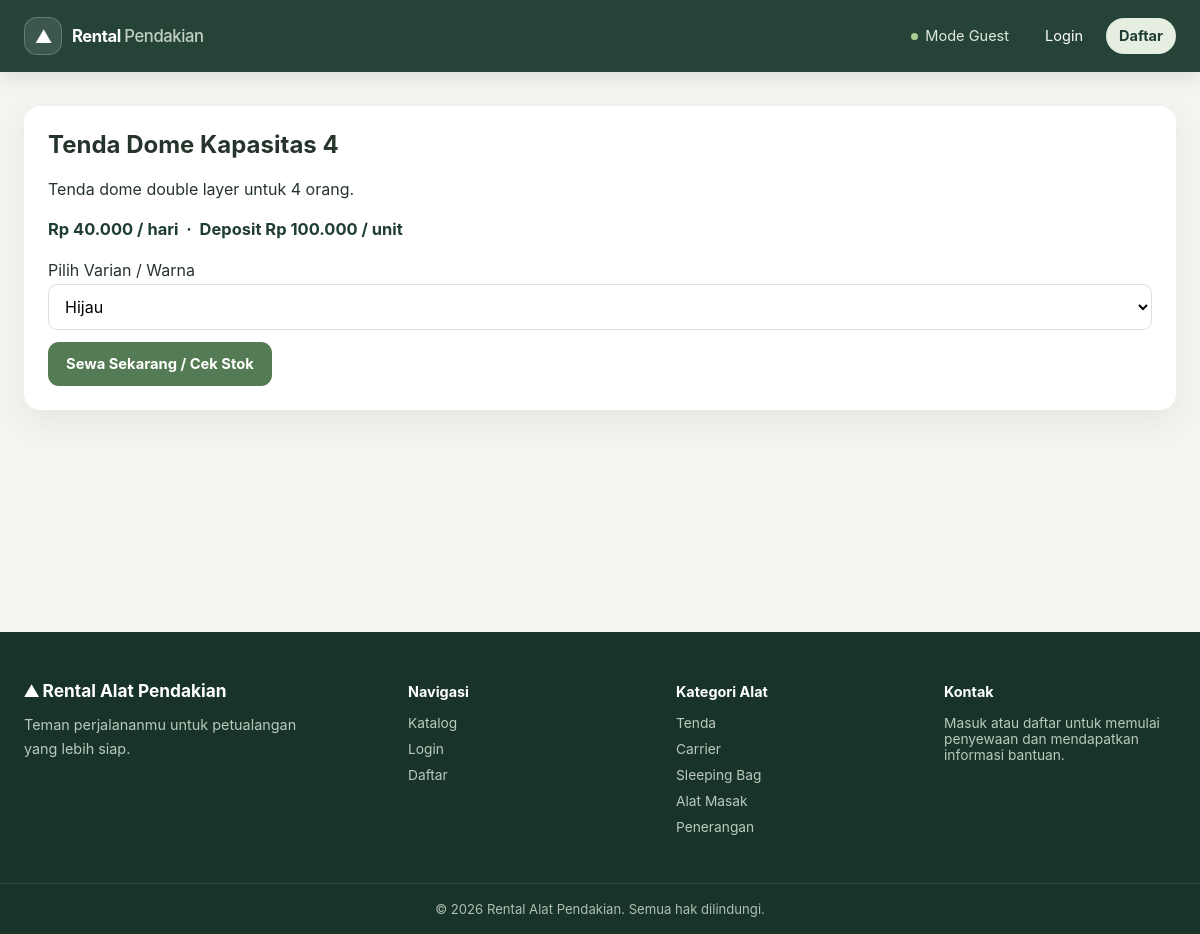
/produk.php?id=1, run on the app's committed database.
### tables this page shows
CREATE TABLE products (
  id              INT AUTO_INCREMENT PRIMARY KEY,
  category_id     INT NOT NULL,
  nama            VARCHAR(150) NOT NULL,
  deskripsi       TEXT,
  harga_per_hari  INT NOT NULL,
  deposit         INT NOT NULL DEFAULT 0,          
  gambar          VARCHAR(255),
  is_active       TINYINT(1) NOT NULL DEFAULT 1,
  created_at      TIMESTAMP DEFAULT CURRENT_TIMESTAMP,
  FOREIGN KEY (category_id) REFERENCES categories(id)
);

### includes/functions.php (called while the page is built, shortened)
<?php
function e($s){ return htmlspecialchars((string)$s, ENT_QUOTES, 'UTF-8'); }
function rp($n){ return 'Rp ' . number_format($n, 0, ',', '.'); }

### produk.php (the view, shortened to what this page needs)
<?php include 'includes/header.php';
$st = $pdo->prepare("SELECT * FROM products WHERE id=? AND is_active=1"); $st->execute([$_GET['id'] ?? 0]);
$p = $st->fetch(); if (!$p) { echo '<p>Alat tidak ditemukan.</p>'; include 'includes/footer.php'; exit; }
$v = $pdo->prepare("SELECT * FROM product_variants WHERE product_id=?"); $v->execute([$p['id']]); $varian = $v->fetchAll(); ?>
<div class="box"><h2><?= e($p['nama']) ?></h2>
<p><?= nl2br(e($p['deskripsi'])) ?></p>
<p class="price"><?= rp($p['harga_per_hari']) ?> / hari &nbsp;·&nbsp; Deposit <?= rp($p['deposit']) ?> / unit</p>
<form action="booking.php" method="get"><label>Pilih Varian / Warna</label>
<select name="vid" required><?php foreach ($varian as $x): ?><option value="<?= $x['id'] ?>"><?= e($x['nama_varian']) ?></option><?php endforeach; ?></select>
<button class="btn">Sewa Sekarang / Cek Stok</button></form></div>
<?php include 'includes/footer.php'; ?>

### assets/css/style.css (style rules this page uses)
:root { --forest: #1f3d32; --forest-deep: #183329; --green: #557b54; --green-soft: #e9f0e7; --sand: #f5f5f0; --ink: #26342c; --muted: #748078; --line: #e7ebe6; --shadow: 0 12px 32px rgba(31, 61, 50, .08); }
* { box-sizing: border-box; }
html { scroll-behavior: smooth; }
body { margin: 0; color: var(--ink); background: var(--sand); font-family: Inter, "Segoe UI", system-ui, sans-serif; -webkit-font-smoothing: antialiased; }
.btn { display: inline-flex; min-height: 44px; align-items: center; justify-content: center; gap: 9px; padding: 11px 18px; border: 0; border-radius: 11px; color: #fff; background: var(--green); cursor: pointer; font: inherit; font-size: .92rem; font-weight: 700; text-decoration: none; transition: background-color .25s ease, box-shadow .25s ease, transform .25s ease; }
.price { color: var(--forest); font-size: 1.03rem; font-weight: 750; white-space: nowrap; }
.box { padding: 24px; border-radius: 16px; background: #fff; box-shadow: var(--shadow); }
.box h2 { margin-top: 0; }
.box .price { line-height: 1.7; }
input, select, textarea { width: 100%; margin: 4px 0 12px; padding: 11px 12px; border: 1px solid #dce3dc; border-radius: 9px; background: #fff; font: inherit; }

### data on the page
products: nama "Tenda Dome Kapasitas 4", deskripsi "Tenda dome double layer untuk 4 orang.", harga_per_hari "Rp 40.000", deposit "Rp 100.000"

### other printed values
form field vid "Hijau"
